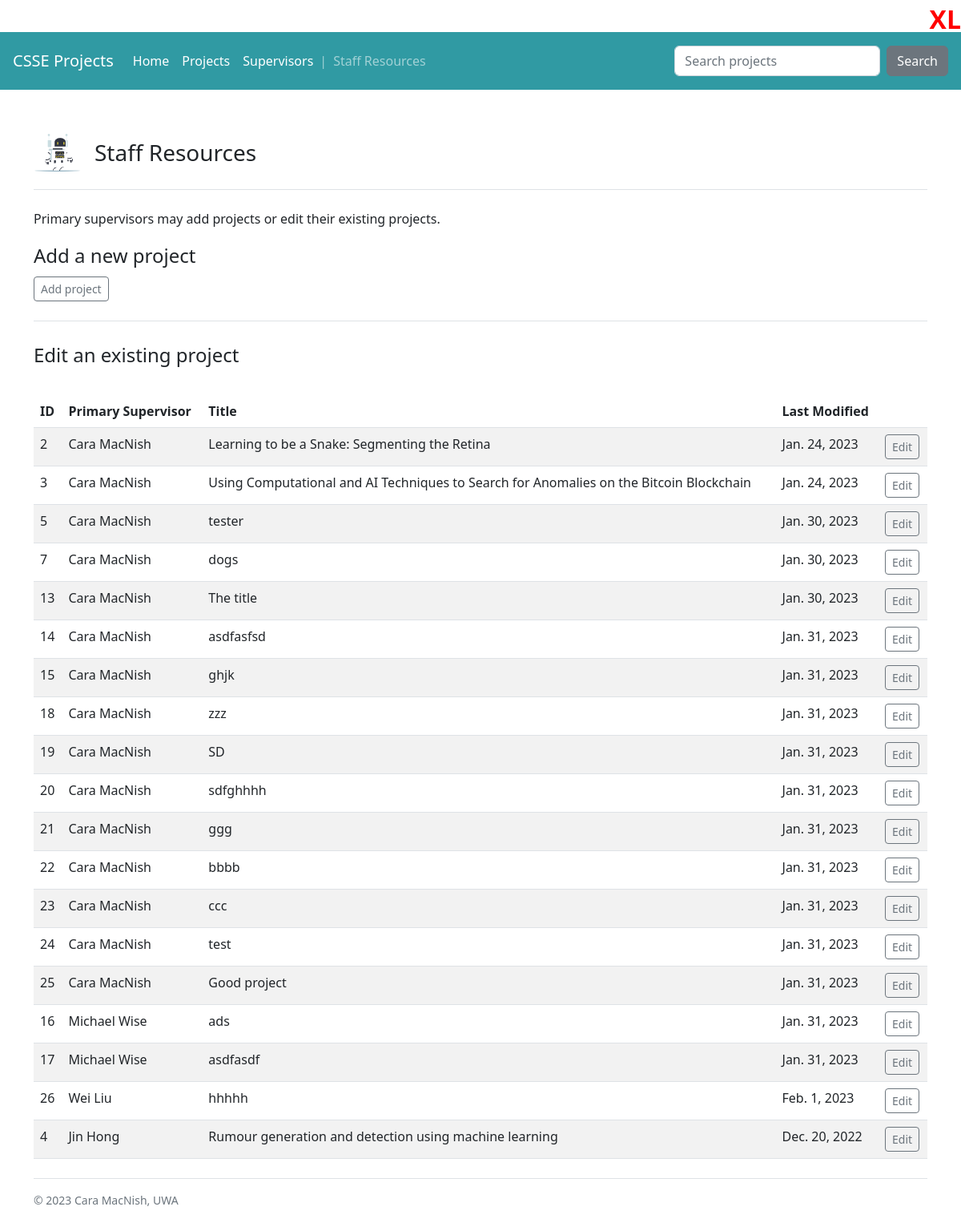
/projects/staff/index/, run on an earlier commit of the app's database.
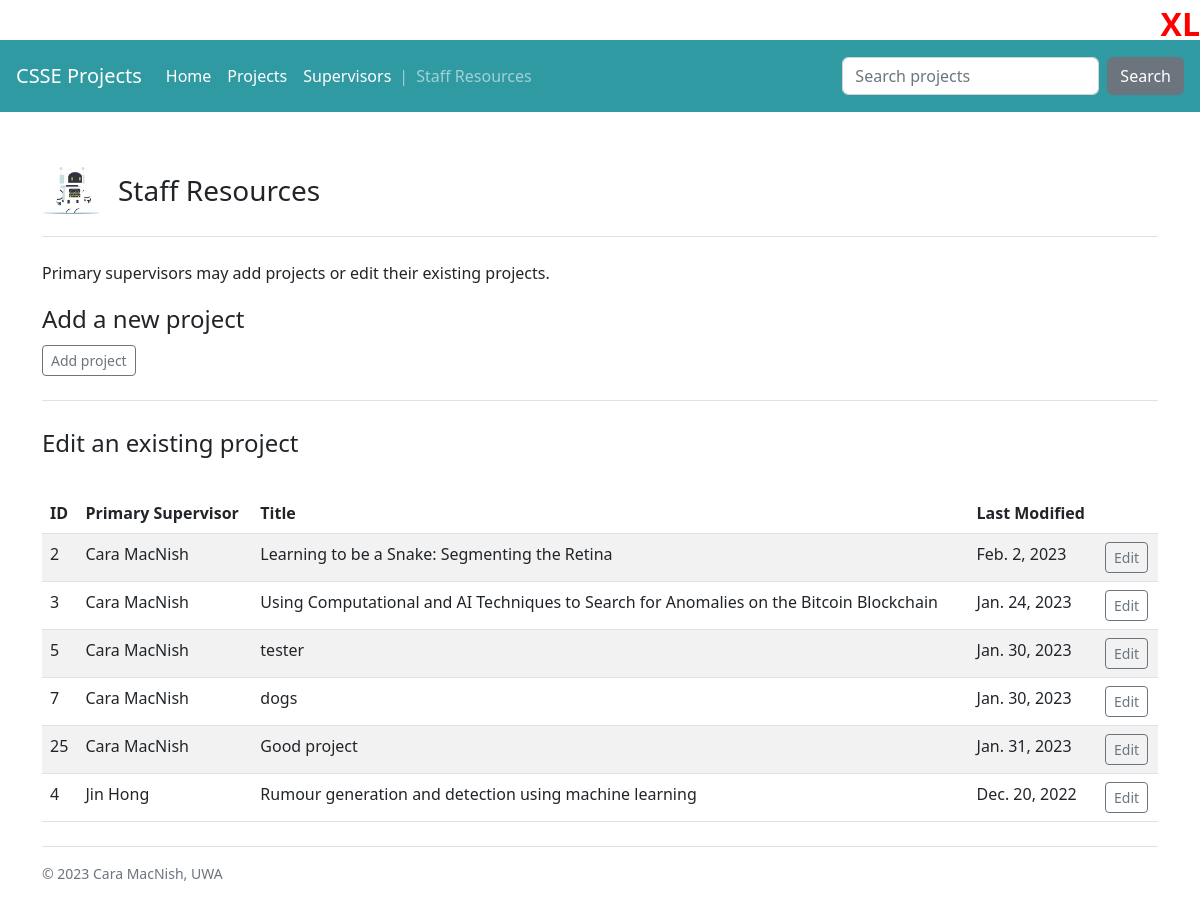
And on a later commit of the database.
### projects/models.py (models this page shows, shortened)
class Project(models.Model):
    SUITABILITY_CHOICES = [
        ('Honours', 'Honours (incl. BSc, BPhil, BACS)'),
        ('MDS', 'Master of Data Science'),
        ('SE', 'Software Engineering'),
        ('OTHER', 'Other')
    ]
    title = models.CharField("Topic Title", max_length=200)
    description = models.TextField("Description")
    short = models.TextField("Short Description", blank=True)
    skills = models.CharField("Skills", max_length=60, blank=True)
    honours = models.BooleanField("Suitable for Honours", default=True)
    mds = models.BooleanField("Suitable for MDS", default=True)
    se = models.BooleanField("Suitable for Software Engineering", default=True)
    engineering = models.BooleanField("Suitable for General Engineering", default=False)
    other = models.CharField("Other (please specify)", max_length=40, blank=True)
    numstudents = models.CharField("Number of Students", max_length=20, blank=True)
    primary = models.ForeignKey(Supervisor, on_delete=models.CASCADE, related_name="primary", verbose_name="Primary Supervisor", null = True)
    cosupervisor = models.ForeignKey(Supervisor, on_delete=models.CASCADE, verbose_name="Co-Supervisor", null = True, blank=True)
    cosupervisors = models.TextField("Co-supervisors", blank=True)
    external = models.TextField("External Supervisors/Mentors/Sponsors", blank=True)
    link = models.URLField("Research Link", blank = True)
    references = models.TextField("Sample References", blank=True)
    created = models.DateField("Date Created", auto_now_add = True)
    modified = models.DateField("Last Modified", auto_now = True)
    current_date = models.DateField("Current Date", default = date.today)
    visible = models.BooleanField(default=True)

class Supervisor(models.Model):
    firstname = models.CharField("First name", max_length=30)
    lastname = models.CharField("Last name", max_length=30)
    department = models.CharField("Department or School", max_length=50)
    email = models.EmailField("Email")
    web = models.URLField("Web link", blank=True)
    interests = models.TextField("Research interests", blank=True)
    def __str__(self):
        return self.firstname +  " " + self.lastname

### projects/views.py (the view)
# urls.py: path("projects/staff/index/", views.project_index, name = "project-index"),
def project_index(request):
    project_list = Project.objects.all().order_by('primary')
    return render(request, "projects/project_index.html",
        {'project_list': project_list})

### projects/templates/projects/project_index.html (shortened to what this page needs)
{% extends 'projects/base.html' %}
{% load static %}
{% block content %}
<main>
    {% include "projects/header.html" with title="Staff Resources" %}
    <p>
        Primary supervisors may add projects or edit their existing projects.
    <header class="pb-3 mb-4 border-bottom">
        <div class="d-flex align-items-center text-dark text-decoration-none">
            <span class="mx-0 fs-4">Add a new project</span>
        </div>
        <a class="btn btn-outline-secondary btn-sm my-2" href="{% url 'add-project' %}">Add project</a>
     </header>
    <header class="pb-3 mb-0 ">
        <div class="d-flex align-items-center text-dark text-decoration-none">
            <span class="mx-0 fs-4">Edit an existing project</span>
        </div>
    </header>
    <p>
    <table class="table table-striped table-hover">
        <thead>
            <tr>
              <th scope="col">ID</th>
              <th scope="col">Primary Supervisor</th>
              <th scope="col">Title</th>
              <th scope="col">Last Modified</th>
              <th scope="col"></th>
            </tr>
          </thead>
          <tbody>
            {% for project in project_list %}
            <tr>
              <td>{{ project.pk}}</td>
              <td>{{ project.primary }}</td>
              <td>{{ project.title }}</td>
              <td>{{ project.modified }}</td>
              <td>
                <a href="{% url 'edit-project' project.pk %}" class="btn btn-outline-secondary btn-sm">Edit</a>
              </td>
            </tr>
            {% endfor%}
        </tbody>
    </table>
    <footer class="pt-3 mt-4 text-muted border-top small">&copy; 2023 Cara MacNish, UWA</footer>
</main>
{% endblock %}

What changed in the data, as far as the page shows it:
removed Project: pk "13", primary "Cara MacNish", title "The title", modified "Jan. 30, 2023"
removed Project: pk "14", primary "Cara MacNish", title "asdfasfsd", modified "Jan. 31, 2023"
removed Project: pk "15", primary "Cara MacNish", title "ghjk", modified "Jan. 31, 2023"
removed Project: pk "18", primary "Cara MacNish", title "zzz", modified "Jan. 31, 2023"
removed Project: pk "19", primary "Cara MacNish", title "SD", modified "Jan. 31, 2023"
removed Project: pk "20", primary "Cara MacNish", title "sdfghhhh", modified "Jan. 31, 2023"
removed Project: pk "21", primary "Cara MacNish", title "ggg", modified "Jan. 31, 2023"
removed Project: pk "22", primary "Cara MacNish", title "bbbb", modified "Jan. 31, 2023"
removed Project: pk "23", primary "Cara MacNish", title "ccc", modified "Jan. 31, 2023"
removed Project: pk "24", primary "Cara MacNish", title "test", modified "Jan. 31, 2023"
removed Project: pk "16", primary "Michael Wise", title "ads", modified "Jan. 31, 2023"
removed Project: pk "17", primary "Michael Wise", title "asdfasdf", modified "Jan. 31, 2023"
removed Project: pk "26", primary "Wei Liu", title "hhhhh", modified "Feb. 1, 2023"
changed Project "Learning to be a Snake: Segmenting the Retina": modified "Jan. 24, 2023" → "Feb. 2, 2023"
